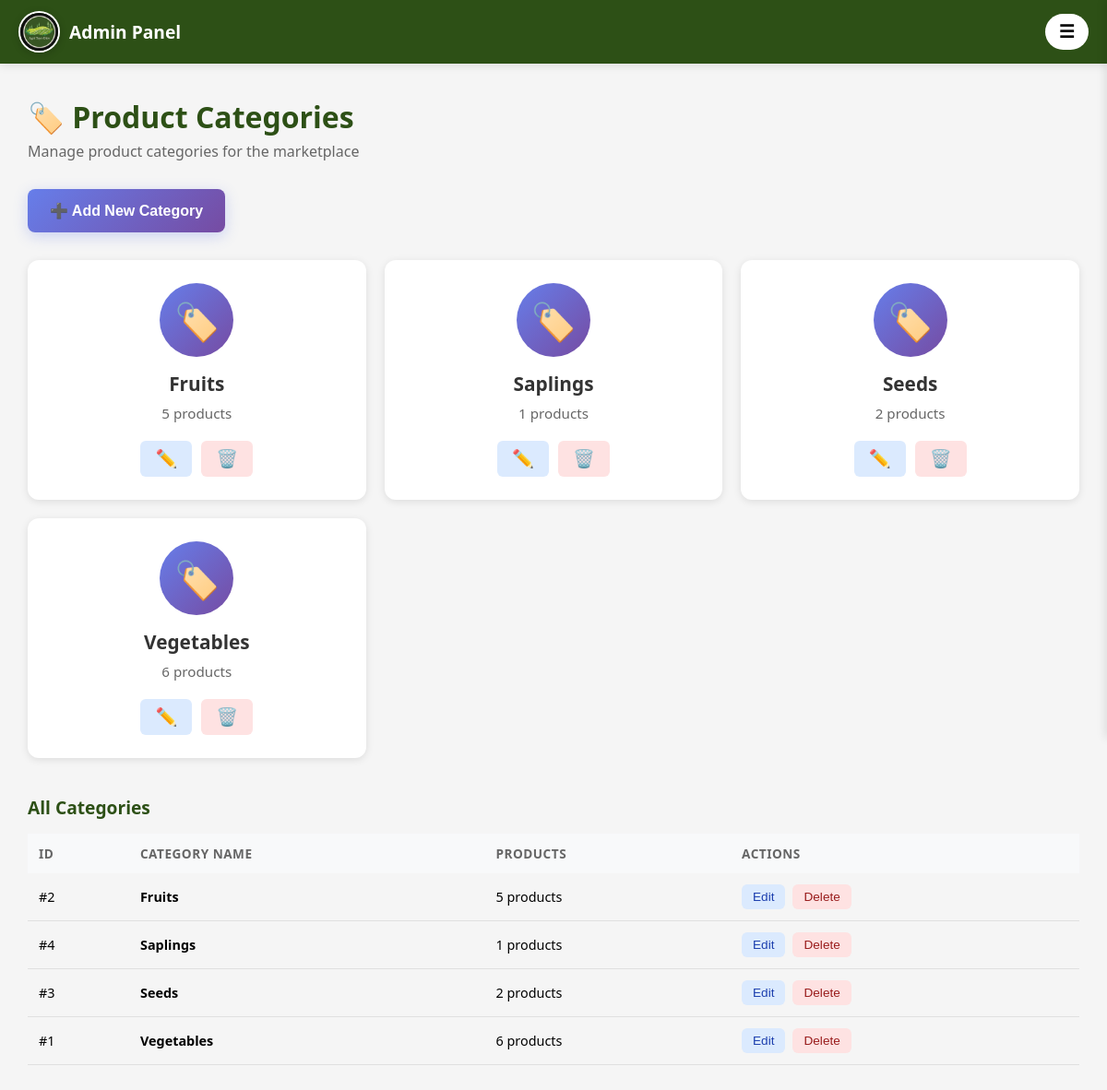
/public/profile/admin/category (signed in), run on the app's committed database.
### tables this page shows
CREATE TABLE `categories` (
  `categoryID` int(11) NOT NULL,
  `category` varchar(100) NOT NULL,
  `image_url` varchar(500) DEFAULT NULL
);

### app/models/Category.php (called while the page is built, shortened)
<?php
class Category
{
    private $conn;
    private $table = 'categories';
    public function __construct()
    {
        $database = new Database();
        $this->conn = $database->connect();
    }
    public function getAllCategories()
    {
        $query = "SELECT * FROM {$this->table} ORDER BY category ASC";
        $stmt = $this->conn->query($query);
        return $stmt->fetchAll(PDO::FETCH_ASSOC);
    }
    public function getProductCountByCategory($categoryID)
    {
        $query = "SELECT COUNT(*) as count FROM products
                 WHERE categoryID = ? AND is_available = 1";
        $stmt = $this->conn->prepare($query);
        $stmt->execute([$categoryID]);
        $result = $stmt->fetch(PDO::FETCH_ASSOC);
        return $result['count'] ?? 0;
    }
}

### config/database.php (called while the page is built)
<?php
class Database
{
    private $host = "localhost";
    private $user = "root";
    private $pass = "";
    private $dbname = "agri_db";
    private $conn;
    public function connect()
    {
        if ($this->conn === null) {
            try {
                $dsn = "mysql:host={$this->host};dbname={$this->dbname};charset=utf8mb4";
                $this->conn = new PDO($dsn, $this->user, $this->pass);
                $this->conn->setAttribute(PDO::ATTR_ERRMODE, PDO::ERRMODE_EXCEPTION);
            } catch (PDOException $e) {
                die("Database Error: " . $e->getMessage());
            }
        }
        return $this->conn;
    }
}

### app/views/profile/admin/categories.php (the view, shortened to what this page needs)
<?php
require_once __DIR__ . '/../../../../config/config.php';
require_once __DIR__ . '/../../../../config/database.php';
require_once __DIR__ . '/../../../models/Category.php';
$categoryModel = new Category();
$categories = $categoryModel->getAllCategories();
$categoriesWithCounts = [];
foreach ($categories as $cat) {
    $cat['product_count'] = $categoryModel->getProductCountByCategory($cat['categoryID']);
    $categoriesWithCounts[] = $cat;
}
?>
<!DOCTYPE html>
<html lang="en">
<head>
    <link rel="stylesheet" href="<?php echo BASE_URL; ?>css/responsive.css">
    <link rel="stylesheet" href="<?php echo BASE_URL; ?>css/admin/dashboard.css">
</head>
<body>
    <nav class="top-navbar">
        <div class="logo-wrapper">
            <img src="<?php echo BASE_URL; ?>images/logo.jpg" alt="Logo">
            <span class="logo">Admin Panel</span>
        </div>
        <div class="navbar-actions">
            <button class="nav-btn" onclick="toggleSidebar()">
                <span class="menu-icon">☰</span>
            </button>
        </div>
    </nav>
    <main class="main-content">
        <div class="page-header">
            <h1 class="page-title">🏷️ Product Categories</h1>
            <p class="page-subtitle">Manage product categories for the marketplace</p>
        </div>
        <section class="action-section">
            <button onclick="showAddModal()" class="btn-add-category">
                ➕ Add New Category
            </button>
        </section>
        <section class="categories-section">
            <div class="categories-grid">
                <?php foreach ($categoriesWithCounts as $category): ?>
                <div class="category-card">
                    <div class="category-icon">🏷️</div>
                    <div class="category-info">
                        <h3><?php echo htmlspecialchars($category['category']); ?></h3>
                        <p class="product-count"><?php echo $category['product_count']; ?> products</p>
                    </div>
                    <div class="category-actions">
                        <button onclick="showEditModal(<?php echo $category['categoryID']; ?>, '<?php echo htmlspecialchars($category['category']); ?>')"
                                class="btn-edit" title="Edit">
                            ✏️
                        </button>
                        <button onclick="showDeleteModal(<?php echo $category['categoryID']; ?>, '<?php echo htmlspecialchars($category['category']); ?>', <?php echo $category['product_count']; ?>)"
                                class="btn-delete" title="Delete">
                            🗑️
                        </button>
                    </div>
                </div>
                <?php endforeach; ?>
            </div>
        </section>
        <section class="table-section">
            <div class="section-header">
                <h2 class="section-title">All Categories</h2>
            </div>
            <div class="table-container">
                <table class="data-table">
                    <thead>
                        <tr>
                            <th>ID</th>
                            <th>Category Name</th>
                            <th>Products</th>
                            <th>Actions</th>
                        </tr>
                    </thead>
                    <tbody>
                        <?php foreach ($categoriesWithCounts as $category): ?>
                        <tr>
                            <td>#<?php echo $category['categoryID']; ?></td>
                            <td><strong><?php echo htmlspecialchars($category['category']); ?></strong></td>
                            <td><?php echo $category['product_count']; ?> products</td>
                            <td>
                                <div class="table-actions">
                                    <button onclick="showEditModal(<?php echo $category['categoryID']; ?>, '<?php echo htmlspecialchars($category['category']); ?>')"
                                            class="btn-action btn-edit-sm">Edit</button>
                                    <button onclick="showDeleteModal(<?php echo $category['categoryID']; ?>, '<?php echo htmlspecialchars($category['category']); ?>', <?php echo $category['product_count']; ?>)"
                                            class="btn-action btn-delete-sm">Delete</button>
                                </div>
                            </td>
                        </tr>
                        <?php endforeach; ?>
                    </tbody>
                </table>
            </div>
        </section>
    </main>
</body>
</html>

### public/css/admin/dashboard.css (style rules this page uses)
* { margin: 0; padding: 0; box-sizing: border-box; }
body { font-family: 'Segoe UI', Tahoma, Geneva, Verdana, sans-serif; background: #f5f5f5; }
.top-navbar { background: #2d5016; padding: 12px 20px; display: flex; align-items: center; justify-content: space-between; box-shadow: 0 2px 10px rgba(0, 0, 0, 0.1); position: fixed; top: 0; left: 0; right: 0; z-index: 1000; }
.logo-wrapper { display: flex; align-items: center; gap: 10px; }
.logo-wrapper img { width: 45px; height: 45px; border-radius: 50%; object-fit: cover; border: 2px solid white; box-shadow: 0 2px 8px rgba(0, 0, 0, 0.2); }
.logo { color: white; font-size: 1.2rem; font-weight: 700; }
.navbar-actions { display: flex; gap: 10px; }
.nav-btn { background: white; border: none; padding: 8px 15px; border-radius: 20px; cursor: pointer; font-size: 0.85rem; font-weight: 600; display: flex; align-items: center; gap: 5px; transition: all 0.3s; }
.menu-icon { font-size: 1.2rem; }
.main-content { margin-top: 75px; padding: 30px; max-width: 1400px; margin-left: auto; margin-right: auto; }
.page-header { margin-bottom: 30px; }
.page-title { font-size: 2rem; color: #2d5016; margin-bottom: 5px; font-weight: 700; }
.page-subtitle { font-size: 1rem; color: #666; }
.section-header { display: flex; justify-content: space-between; align-items: center; margin-bottom: 15px; }
.section-title { font-size: 1.2rem; color: #2d5016; font-weight: 700; }
.table-container { overflow-x: auto; }
.data-table { width: 100%; border-collapse: collapse; }
.data-table thead { background: #f8f9fa; }
.data-table th { padding: 12px; text-align: left; font-size: 0.85rem; color: #666; font-weight: 600; text-transform: uppercase; letter-spacing: 0.5px; }
.data-table td { padding: 12px; border-bottom: 1px solid #e0e0e0; font-size: 0.9rem; }

### app/views/profile/admin/categories.php (style rules this page uses)
.action-section { margin-bottom: 30px; }
.btn-add-category { padding: 14px 24px; background: linear-gradient(135deg, #667eea 0%, #764ba2 100%); color: white; border: none; border-radius: 8px; cursor: pointer; font-weight: 600; font-size: 1rem; box-shadow: 0 4px 15px rgba(102, 126, 234, 0.3); transition: all 0.3s; }
.categories-grid { display: grid; grid-template-columns: repeat(auto-fill, minmax(280px, 1fr)); gap: 20px; margin-bottom: 40px; }
.category-card { background: white; border-radius: 12px; padding: 25px; box-shadow: 0 2px 8px rgba(0,0,0,0.1); display: flex; flex-direction: column; align-items: center; text-align: center; transition: all 0.3s; position: relative; }
.category-icon { width: 80px; height: 80px; background: linear-gradient(135deg, #667eea 0%, #764ba2 100%); border-radius: 50%; display: flex; align-items: center; justify-content: center; font-size: 2.5rem; margin-bottom: 15px; }
.category-info h3 { margin: 0 0 8px 0; font-size: 1.3rem; color: #333; }
.product-count { margin: 0; color: #666; font-size: 0.95rem; }
.category-actions { display: flex; gap: 10px; margin-top: 20px; }
.btn-edit, .btn-delete { padding: 8px 16px; border: none; border-radius: 6px; cursor: pointer; font-size: 1.2rem; transition: all 0.2s; }
.btn-edit { background: #dbeafe; }
.btn-delete { background: #fee2e2; }
.table-actions { display: flex; gap: 8px; }
.btn-action { padding: 6px 12px; border: none; border-radius: 6px; cursor: pointer; font-size: 0.85rem; font-weight: 500; }
.btn-edit-sm { background: #dbeafe; color: #1e40af; }
.btn-delete-sm { background: #fee2e2; color: #991b1b; }

### data on the page
categories: category "Fruits", product_count "5", categoryID "2"
categories: category "Saplings", product_count "1", categoryID "4"
categories: category "Seeds", product_count "2", categoryID "3"
categories: category "Vegetables", product_count "6", categoryID "1"
